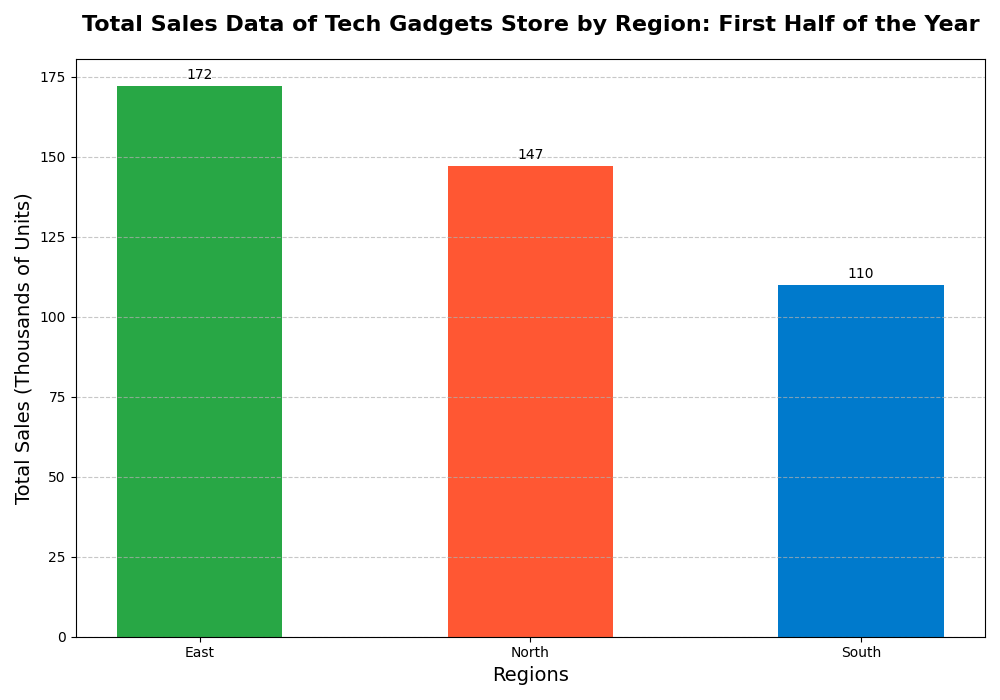

The Python source for this figure:
import matplotlib.pyplot as plt
import numpy as np

# Months and regions
months = ['January', 'February', 'March', 'April', 'May', 'June']
regions = ['North', 'South', 'East']  # Removed 'West'

# Sales data for each region (in thousands of units)
north_sales = [15, 20, 25, 22, 30, 35]
south_sales = [10, 15, 12, 20, 25, 28]
east_sales = [18, 22, 27, 30, 35, 40]
# Removed west_sales

# Combine data and sort for sorted bar chart
total_sales = [sum(north_sales), sum(south_sales), sum(east_sales)]  # Updated totals without West
sales_data = list(zip(regions, total_sales))
sorted_sales_data = sorted(sales_data, key=lambda x: x[1], reverse=True)

sorted_regions, sorted_totals = zip(*sorted_sales_data)

# Colors for the bars
colors = ['#28A745', '#FF5733', '#007ACC']  # Adjusted colors

# Create a figure and axis for plotting
fig, ax = plt.subplots(figsize=(10, 7))

# Plot sorted sales data as a bar chart
bar_width = 0.5
index = np.arange(len(sorted_regions))

bars = ax.bar(index, sorted_totals, bar_width, color=colors[:len(sorted_regions)], tick_label=sorted_regions)

# Add titles and labels
ax.set_title("Total Sales Data of Tech Gadgets Store by Region: First Half of the Year", fontsize=16, fontweight='bold', pad=20)
ax.set_xlabel("Regions", fontsize=14)
ax.set_ylabel("Total Sales (Thousands of Units)", fontsize=14)

# Annotate bars with their values
for bar in bars:
    height = bar.get_height()
    ax.annotate(f'{height}', xy=(bar.get_x() + bar.get_width()/2, height), xytext=(0, 3), 
                textcoords="offset points", ha='center', va='bottom', fontsize=10)

# Add gridlines for better readability
ax.yaxis.grid(True, linestyle='--', alpha=0.7)

# Adjust layout to prevent clipping of labels and titles
plt.tight_layout()

# Display the plot
plt.show()
